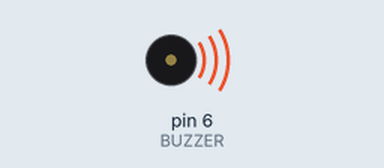
This sketch was run on a simulated Arduino Uno, built with avr-gcc and run on an emulated ATmega328P. Shown: buzzer (waves = sounding, pin HIGH).

Above: at 0.5 s.
Timing chart, 0 to 4.6 s (numbered marks = the images above):
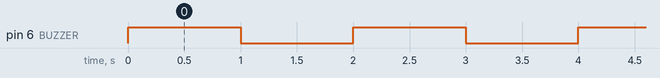

Measured:
- by itself, pin 6 (BUZZER): alternates HIGH for 1.0 s and LOW for 1.0 s

The sketch:

BuzzSimple.ino
```cpp
#define BUZZER 6
#define PAUSE 1000

void setup() {
  pinMode(BUZZER, OUTPUT);
}

void loop() {
  digitalWrite(BUZZER, HIGH);   // turn the BUZZER on (HIGH is the voltage level)
  delay(PAUSE);              // wait for a second
  digitalWrite(BUZZER, LOW);    // turn the BUZZER off by making the voltage LOW
  delay(PAUSE);              // wait for a second
}
```
